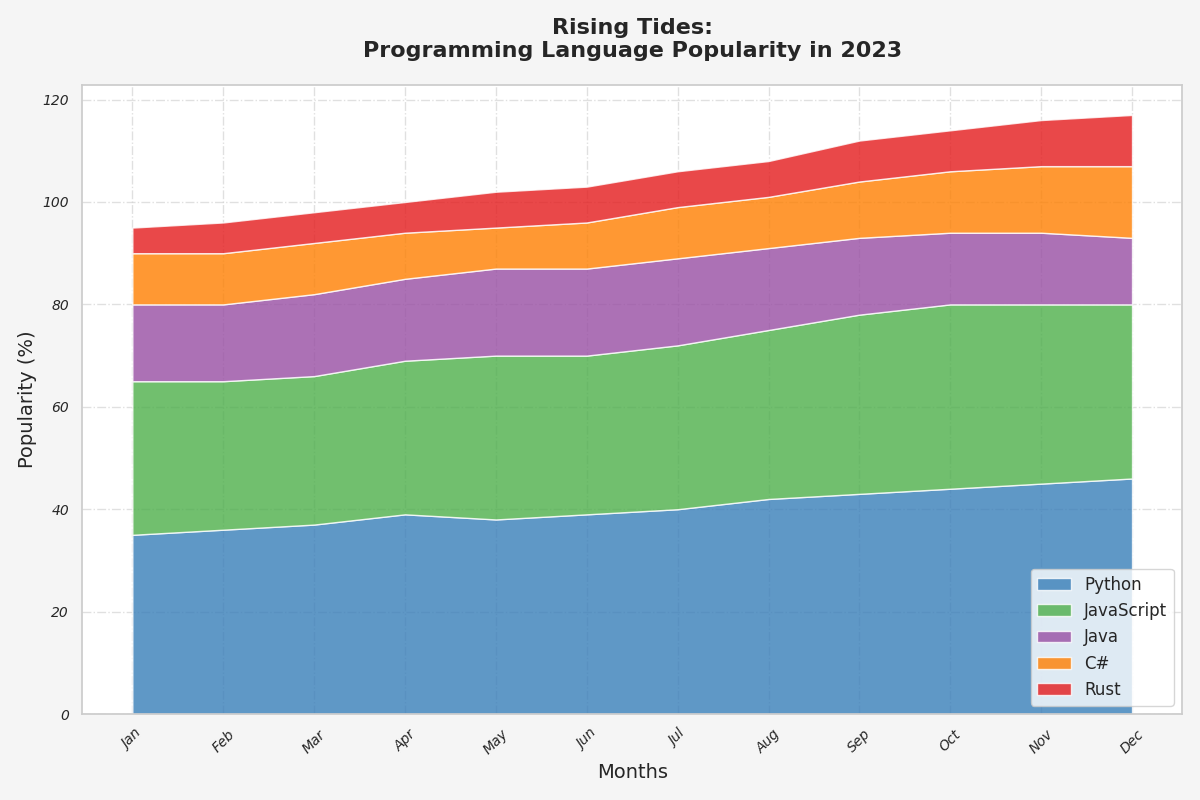

This figure's Python source:
import matplotlib.pyplot as plt
import numpy as np

months = [
    'Jan', 'Feb', 'Mar', 'Apr', 'May', 'Jun', 
    'Jul', 'Aug', 'Sep', 'Oct', 'Nov', 'Dec'
]

python_popularity = np.array([35, 36, 37, 39, 38, 39, 40, 42, 43, 44, 45, 46])
javascript_popularity = np.array([30, 29, 29, 30, 32, 31, 32, 33, 35, 36, 35, 34])
java_popularity = np.array([15, 15, 16, 16, 17, 17, 17, 16, 15, 14, 14, 13])
csharp_popularity = np.array([10, 10, 10, 9, 8, 9, 10, 10, 11, 12, 13, 14])
rust_popularity = np.array([5, 6, 6, 6, 7, 7, 7, 7, 8, 8, 9, 10])

fig, ax = plt.subplots(figsize=(12, 8))

ax.stackplot(
    months, 
    python_popularity, 
    javascript_popularity, 
    java_popularity, 
    csharp_popularity, 
    rust_popularity, 
    labels=['Python', 'JavaScript', 'Java', 'C#', 'Rust'],
    colors=['#377eb8', '#4daf4a', '#984ea3', '#ff7f00', '#e41a1c'],
    alpha=0.8
)

ax.set_title("Rising Tides:\nProgramming Language Popularity in 2023", fontsize=16, fontweight='bold', pad=20)
ax.set_xlabel("Months", fontsize=14)
ax.set_ylabel("Popularity (%)", fontsize=14)

ax.grid(True, linestyle='-.', alpha=0.6)  # Changed grid style

ax.legend(loc='lower right', fontsize=12)  # Changed legend position
plt.xticks(rotation=45, fontsize=10, style='italic')  # Changed x-tick style
plt.yticks(fontsize=10, style='italic')  # Changed y-tick style
plt.tight_layout()

plt.gcf().set_facecolor('#f5f5f5')  # Changed figure background color
plt.show()
